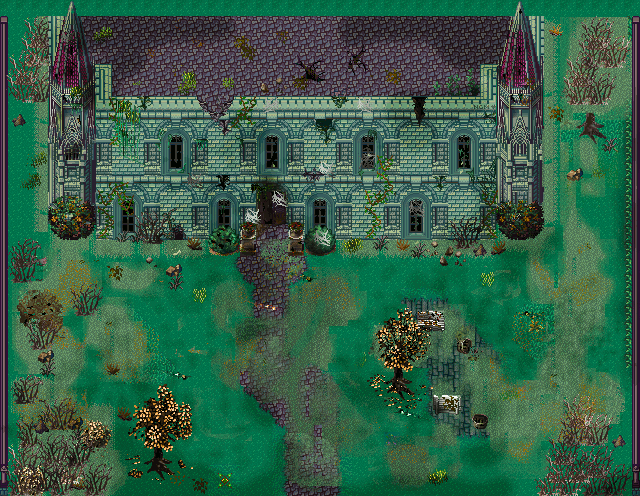

The image is a tile-based game level rendered from a .tmx file. Its description and source (layers, tilesets, objects; grid data summarised) follow:
An orthogonal 40x31 tile map with 16x16 px tiles, 4 tile layers (Background, SubBackground, Collision, Teleportation).

<map version="1.10" tiledversion="1.10.2" orientation="orthogonal" renderorder="right-down" width="40" height="31" tilewidth="16" tileheight="16" infinite="0" nextlayerid="5" nextobjectid="1">
 <tileset firstgid="1" source="Manoir.tsx" />
 <layer id="1" name="Background" width="40" height="31">
  <data>[1240 cells, 1240 non-empty, 1 distinct tile ids]</data>
 </layer>
 <layer id="2" name="SubBackground" width="40" height="31">
  <data>[1240 cells, 1222 non-empty, 1221 distinct tile ids]</data>
 </layer>
 <layer id="3" name="Collision" width="40" height="31">
  <data>[1240 cells, 497 non-empty, 497 distinct tile ids]</data>
 </layer>
 <layer id="4" name="Teleportation" width="40" height="31">
  <data>[1240 cells, 5 non-empty, 5 distinct tile ids]</data>
 </layer>
</map>